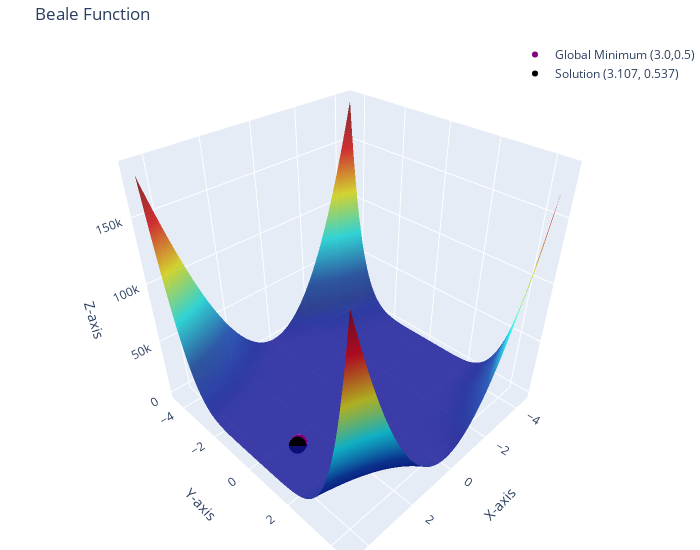

Notebook cell for this chart:
### Markdown cell above
## **---------------------------Tests---------------------------**

### Code cell
start = time.time()
genetic_algorithm = AG_Beale(population_size=100) 
genetic_algorithm.evolve(fitness_function=fitness_beale, pmut=0.1, ngen=2000, T=6, trace=200, reverse_sort=True)
minutos, segundos = divmod(time.time()-start, 60)
print(f"*******Tiempo transcurrido: {int(minutos)} minutos y {segundos:.2f} segundos*******")

plot_beale(genetic_algorithm.population[0])

### Figure 1 — Plotly figure (JSON) as saved in the notebook; plotly's stock layout.template omitted (floating-point values rounded to 4 significant figures; data arrays with more than 128 entries replaced by an {"elided": "..."} marker saying what was removed)
{"data": [{"colorscale": [[0, "rgb(0,0,131)"], [0.2, "rgb(0,60,170)"], [0.4, "rgb(5,255,255)"], [0.6, "rgb(255,255,0)"], [0.8, "rgb(250,0,0)"], [1, "rgb(128,0,0)"]], "opacity": 0.8, "showscale": false, "type": "surface", "x": {"elided": "100x100 float values"}, "y": {"elided": "100x100 float values"}, "z": {"elided": "100x100 float values"}}, {"marker": {"color": "purple", "size": 6, "symbol": "circle"}, "mode": "markers", "name": "Global Minimum (3.0,0.5)", "type": "scatter3d", "x": [3], "y": [0.5], "z": [0]}, {"marker": {"color": "black", "size": 6, "symbol": "circle"}, "mode": "markers", "name": "Solution (3.107, 0.537)", "type": "scatter3d", "x": [3.107], "y": [0.5372], "z": [0.005478]}], "layout": {"height": 550, "legend": {"x": 1, "xanchor": "right", "y": 1, "yanchor": "top"}, "margin": {"b": 0, "l": 0, "r": 0, "t": 40}, "scene": {"xaxis": {"title": {"text": "X-axis"}}, "yaxis": {"title": {"text": "Y-axis"}}, "zaxis": {"title": {"text": "Z-axis"}}}, "showlegend": true, "title": {"text": "Beale Function"}, "width": 700}}
